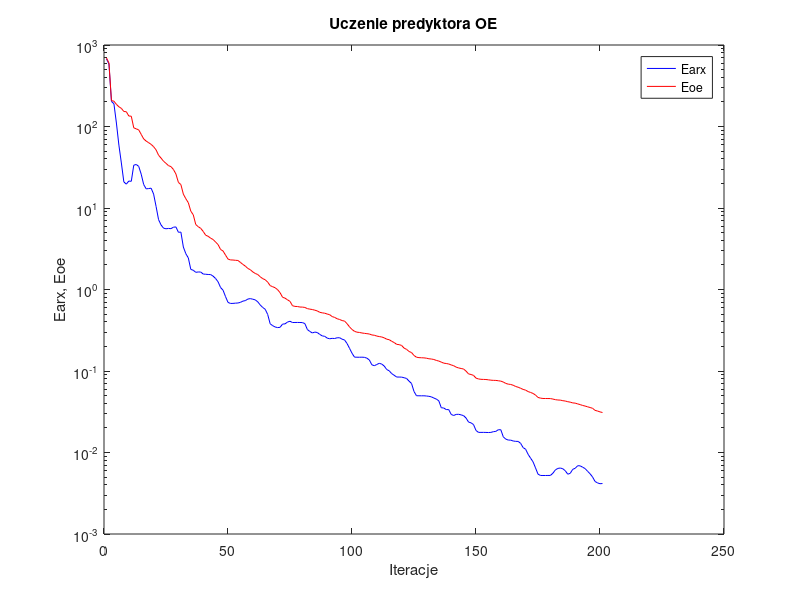
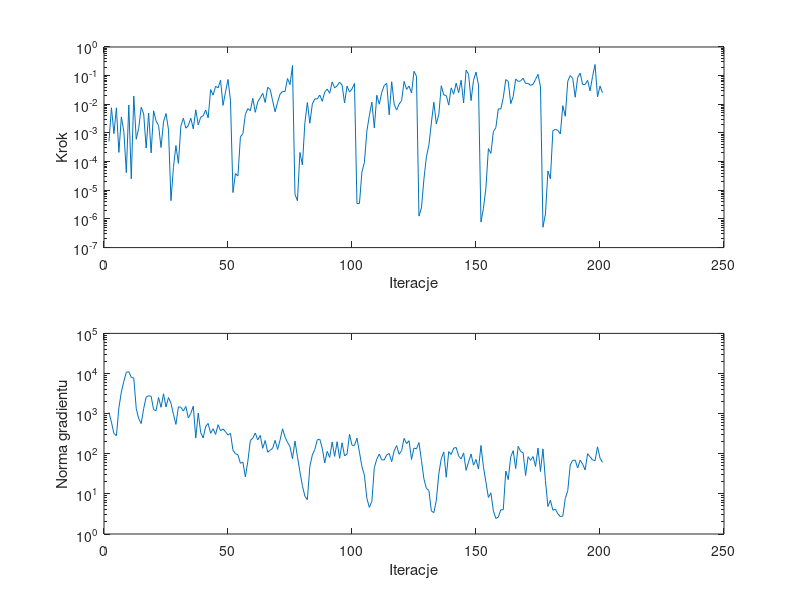

MATLAB code to generate these figures, in order:
%uczenie predyktora oe
clear all;
n=0; farx(n+1)=6.752989e+002; foe(n+1)=6.952020e+002; wspucz(n+1)=0.000000e+000; ng(n+1)=0.000000e+000;
%odnowa zmiennej metryki
n=1; farx(n+1)=5.847490e+002; foe(n+1)=6.013159e+002; krok(n+1)=5.100741e-004; ng(n+1)=1.068765e+003;
n=2; farx(n+1)=2.033054e+002; foe(n+1)=2.076473e+002; krok(n+1)=7.585473e-003; ng(n+1)=6.106665e+002;
n=3; farx(n+1)=1.902891e+002; foe(n+1)=2.045774e+002; krok(n+1)=9.489565e-004; ng(n+1)=3.200167e+002;
n=4; farx(n+1)=1.103215e+002; foe(n+1)=1.871428e+002; krok(n+1)=7.517453e-003; ng(n+1)=2.810311e+002;
n=5; farx(n+1)=5.916857e+001; foe(n+1)=1.745903e+002; krok(n+1)=2.093774e-004; ng(n+1)=1.405313e+003;
n=6; farx(n+1)=3.567381e+001; foe(n+1)=1.669338e+002; krok(n+1)=3.621201e-003; ng(n+1)=3.459344e+003;
n=7; farx(n+1)=2.089836e+001; foe(n+1)=1.527787e+002; krok(n+1)=1.111857e-003; ng(n+1)=6.390464e+003;
n=8; farx(n+1)=1.962761e+001; foe(n+1)=1.518583e+002; krok(n+1)=4.135969e-005; ng(n+1)=1.072862e+004;
n=9; farx(n+1)=2.141754e+001; foe(n+1)=1.345606e+002; krok(n+1)=9.476825e-003; ng(n+1)=1.113535e+004;
n=10; farx(n+1)=2.125717e+001; foe(n+1)=1.337494e+002; krok(n+1)=2.509886e-005; ng(n+1)=7.982218e+003;
n=11; farx(n+1)=3.353428e+001; foe(n+1)=9.626417e+001; krok(n+1)=1.946507e-002; ng(n+1)=7.722964e+003;
n=12; farx(n+1)=3.420488e+001; foe(n+1)=9.359934e+001; krok(n+1)=6.038301e-004; ng(n+1)=1.341470e+003;
n=13; farx(n+1)=3.240121e+001; foe(n+1)=9.086549e+001; krok(n+1)=1.476722e-003; ng(n+1)=7.464860e+002;
n=14; farx(n+1)=2.600330e+001; foe(n+1)=8.006823e+001; krok(n+1)=7.895309e-003; ng(n+1)=5.657220e+002;
n=15; farx(n+1)=1.940978e+001; foe(n+1)=7.041730e+001; krok(n+1)=4.615511e-003; ng(n+1)=1.340179e+003;
n=16; farx(n+1)=1.717828e+001; foe(n+1)=6.626066e+001; krok(n+1)=2.967298e-004; ng(n+1)=2.585611e+003;
n=17; farx(n+1)=1.732040e+001; foe(n+1)=6.330444e+001; krok(n+1)=4.892037e-003; ng(n+1)=2.793028e+003;
n=18; farx(n+1)=1.750731e+001; foe(n+1)=6.036117e+001; krok(n+1)=2.014683e-004; ng(n+1)=2.704054e+003;
n=19; farx(n+1)=1.483108e+001; foe(n+1)=5.652620e+001; krok(n+1)=5.945944e-003; ng(n+1)=1.254177e+003;
n=20; farx(n+1)=1.044364e+001; foe(n+1)=5.166210e+001; krok(n+1)=2.616629e-003; ng(n+1)=1.188400e+003;
n=21; farx(n+1)=7.197112e+000; foe(n+1)=4.444201e+001; krok(n+1)=1.810600e-003; ng(n+1)=2.525613e+003;
n=22; farx(n+1)=6.199329e+000; foe(n+1)=4.098080e+001; krok(n+1)=3.109358e-004; ng(n+1)=1.437056e+003;
n=23; farx(n+1)=5.657184e+000; foe(n+1)=3.750520e+001; krok(n+1)=2.426783e-003; ng(n+1)=3.120170e+003;
n=24; farx(n+1)=5.559460e+000; foe(n+1)=3.531917e+001; krok(n+1)=4.772940e-003; ng(n+1)=1.466550e+003;
n=25; farx(n+1)=5.614095e+000; foe(n+1)=3.310052e+001; krok(n+1)=1.317301e-003; ng(n+1)=2.516462e+003;
%odnowa zmiennej metryki
n=26; farx(n+1)=5.579535e+000; foe(n+1)=3.219751e+001; krok(n+1)=4.343193e-006; ng(n+1)=1.817774e+003;
n=27; farx(n+1)=5.816911e+000; foe(n+1)=2.970369e+001; krok(n+1)=6.350673e-005; ng(n+1)=9.577603e+002;
n=28; farx(n+1)=5.858316e+000; foe(n+1)=2.611790e+001; krok(n+1)=3.643472e-004; ng(n+1)=5.399864e+002;
n=29; farx(n+1)=5.037473e+000; foe(n+1)=2.062746e+001; krok(n+1)=8.669030e-005; ng(n+1)=1.477525e+003;
n=30; farx(n+1)=5.060301e+000; foe(n+1)=1.938154e+001; krok(n+1)=1.749592e-003; ng(n+1)=1.435860e+003;
n=31; farx(n+1)=3.317553e+000; foe(n+1)=1.478704e+001; krok(n+1)=3.286413e-003; ng(n+1)=1.163345e+003;
n=32; farx(n+1)=2.748271e+000; foe(n+1)=1.299094e+001; krok(n+1)=1.463096e-003; ng(n+1)=1.510385e+003;
n=33; farx(n+1)=2.439632e+000; foe(n+1)=1.162157e+001; krok(n+1)=1.812955e-003; ng(n+1)=7.840140e+002;
n=34; farx(n+1)=1.765336e+000; foe(n+1)=9.147333e+000; krok(n+1)=3.271540e-003; ng(n+1)=1.016352e+003;
n=35; farx(n+1)=1.722286e+000; foe(n+1)=8.245265e+000; krok(n+1)=1.389400e-003; ng(n+1)=1.533122e+003;
n=36; farx(n+1)=1.625137e+000; foe(n+1)=6.265502e+000; krok(n+1)=6.425309e-003; ng(n+1)=2.458527e+002;
n=37; farx(n+1)=1.641131e+000; foe(n+1)=5.894409e+000; krok(n+1)=1.908037e-003; ng(n+1)=1.034900e+003;
n=38; farx(n+1)=1.638512e+000; foe(n+1)=5.627234e+000; krok(n+1)=3.544051e-003; ng(n+1)=3.350438e+002;
n=39; farx(n+1)=1.547606e+000; foe(n+1)=5.157884e+000; krok(n+1)=3.965892e-003; ng(n+1)=2.473277e+002;
n=40; farx(n+1)=1.538753e+000; foe(n+1)=4.636333e+000; krok(n+1)=6.314847e-003; ng(n+1)=4.808200e+002;
n=41; farx(n+1)=1.528337e+000; foe(n+1)=4.495879e+000; krok(n+1)=3.378712e-003; ng(n+1)=5.705541e+002;
n=42; farx(n+1)=1.524750e+000; foe(n+1)=4.260285e+000; krok(n+1)=3.271756e-002; ng(n+1)=3.233710e+002;
n=43; farx(n+1)=1.458535e+000; foe(n+1)=4.106721e+000; krok(n+1)=2.085765e-002; ng(n+1)=4.199272e+002;
n=44; farx(n+1)=1.363878e+000; foe(n+1)=3.821969e+000; krok(n+1)=4.256083e-002; ng(n+1)=3.029185e+002;
n=45; farx(n+1)=1.242409e+000; foe(n+1)=3.556496e+000; krok(n+1)=3.750153e-002; ng(n+1)=5.298677e+002;
n=46; farx(n+1)=1.057688e+000; foe(n+1)=3.099788e+000; krok(n+1)=6.900644e-002; ng(n+1)=3.737978e+002;
n=47; farx(n+1)=9.804430e-001; foe(n+1)=2.969339e+000; krok(n+1)=9.195867e-003; ng(n+1)=4.149934e+002;
n=48; farx(n+1)=8.182579e-001; foe(n+1)=2.643146e+000; krok(n+1)=2.721013e-002; ng(n+1)=3.526403e+002;
n=49; farx(n+1)=6.945188e-001; foe(n+1)=2.362733e+000; krok(n+1)=7.377901e-002; ng(n+1)=2.921273e+002;
n=50; farx(n+1)=6.743858e-001; foe(n+1)=2.306730e+000; krok(n+1)=1.366429e-002; ng(n+1)=3.226850e+002;
%odnowa zmiennej metryki
n=51; farx(n+1)=6.754557e-001; foe(n+1)=2.300740e+000; krok(n+1)=8.329312e-006; ng(n+1)=1.223752e+002;
n=52; farx(n+1)=6.799531e-001; foe(n+1)=2.282003e+000; krok(n+1)=3.815579e-005; ng(n+1)=1.000020e+002;
n=53; farx(n+1)=6.830392e-001; foe(n+1)=2.271028e+000; krok(n+1)=3.136337e-005; ng(n+1)=9.438652e+001;
n=54; farx(n+1)=6.951533e-001; foe(n+1)=2.151312e+000; krok(n+1)=7.273797e-004; ng(n+1)=5.795448e+001;
n=55; farx(n+1)=7.201289e-001; foe(n+1)=2.031249e+000; krok(n+1)=9.413494e-004; ng(n+1)=6.190992e+001;
n=56; farx(n+1)=7.309716e-001; foe(n+1)=1.936229e+000; krok(n+1)=4.427789e-003; ng(n+1)=2.640962e+001;
n=57; farx(n+1)=7.635701e-001; foe(n+1)=1.812097e+000; krok(n+1)=7.099884e-003; ng(n+1)=6.485369e+001;
n=58; farx(n+1)=7.733263e-001; foe(n+1)=1.749559e+000; krok(n+1)=5.945944e-003; ng(n+1)=2.126689e+002;
n=59; farx(n+1)=7.600410e-001; foe(n+1)=1.642914e+000; krok(n+1)=1.618540e-002; ng(n+1)=2.464110e+002;
n=60; farx(n+1)=7.460611e-001; foe(n+1)=1.573845e+000; krok(n+1)=5.269205e-003; ng(n+1)=3.293744e+002;
n=61; farx(n+1)=7.057055e-001; foe(n+1)=1.525806e+000; krok(n+1)=1.226153e-002; ng(n+1)=2.217308e+002;
n=62; farx(n+1)=6.457802e-001; foe(n+1)=1.432320e+000; krok(n+1)=1.673711e-002; ng(n+1)=2.860152e+002;
n=63; farx(n+1)=6.018442e-001; foe(n+1)=1.359252e+000; krok(n+1)=2.428721e-002; ng(n+1)=1.366205e+002;
n=64; farx(n+1)=5.723547e-001; foe(n+1)=1.316918e+000; krok(n+1)=1.153579e-002; ng(n+1)=2.139766e+002;
n=65; farx(n+1)=4.940581e-001; foe(n+1)=1.231976e+000; krok(n+1)=3.931721e-002; ng(n+1)=1.094685e+002;
n=66; farx(n+1)=3.797383e-001; foe(n+1)=1.116509e+000; krok(n+1)=3.329740e-002; ng(n+1)=1.223515e+002;
n=67; farx(n+1)=3.601570e-001; foe(n+1)=1.082411e+000; krok(n+1)=1.321526e-002; ng(n+1)=1.369133e+002;
n=68; farx(n+1)=3.469811e-001; foe(n+1)=1.051021e+000; krok(n+1)=5.478088e-003; ng(n+1)=2.157922e+002;
n=69; farx(n+1)=3.409487e-001; foe(n+1)=9.950199e-001; krok(n+1)=1.183052e-002; ng(n+1)=1.282203e+002;
n=70; farx(n+1)=3.436458e-001; foe(n+1)=9.141024e-001; krok(n+1)=2.272818e-002; ng(n+1)=2.205477e+002;
n=71; farx(n+1)=3.762947e-001; foe(n+1)=8.028627e-001; krok(n+1)=2.803148e-002; ng(n+1)=4.191909e+002;
n=72; farx(n+1)=3.786158e-001; foe(n+1)=7.833147e-001; krok(n+1)=2.788265e-002; ng(n+1)=2.622428e+002;
n=73; farx(n+1)=3.989847e-001; foe(n+1)=7.467395e-001; krok(n+1)=7.923274e-002; ng(n+1)=1.914174e+002;
n=74; farx(n+1)=4.076676e-001; foe(n+1)=7.152037e-001; krok(n+1)=4.857442e-002; ng(n+1)=1.510127e+002;
n=75; farx(n+1)=3.934372e-001; foe(n+1)=6.326001e-001; krok(n+1)=2.250273e-001; ng(n+1)=7.518377e+001;
%odnowa zmiennej metryki
n=76; farx(n+1)=3.939788e-001; foe(n+1)=6.204148e-001; krok(n+1)=7.265431e-006; ng(n+1)=2.079930e+002;
n=77; farx(n+1)=3.942399e-001; foe(n+1)=6.183810e-001; krok(n+1)=4.316184e-006; ng(n+1)=8.450445e+001;
n=78; farx(n+1)=3.937576e-001; foe(n+1)=6.092240e-001; krok(n+1)=2.084136e-004; ng(n+1)=3.533320e+001;
n=79; farx(n+1)=3.928611e-001; foe(n+1)=6.084574e-001; krok(n+1)=7.657542e-005; ng(n+1)=1.595000e+001;
n=80; farx(n+1)=3.815901e-001; foe(n+1)=6.022199e-001; krok(n+1)=2.261309e-003; ng(n+1)=8.811042e+000;
n=81; farx(n+1)=3.228636e-001; foe(n+1)=5.825611e-001; krok(n+1)=1.153579e-002; ng(n+1)=7.170061e+000;
n=82; farx(n+1)=3.057782e-001; foe(n+1)=5.741506e-001; krok(n+1)=2.186130e-003; ng(n+1)=4.834411e+001;
n=83; farx(n+1)=2.930272e-001; foe(n+1)=5.681158e-001; krok(n+1)=1.019133e-002; ng(n+1)=9.297588e+001;
n=84; farx(n+1)=3.003448e-001; foe(n+1)=5.574356e-001; krok(n+1)=1.547432e-002; ng(n+1)=1.274943e+002;
n=85; farx(n+1)=2.966230e-001; foe(n+1)=5.462028e-001; krok(n+1)=1.540553e-002; ng(n+1)=2.226593e+002;
n=86; farx(n+1)=2.812922e-001; foe(n+1)=5.249442e-001; krok(n+1)=2.113198e-002; ng(n+1)=2.308698e+002;
n=87; farx(n+1)=2.695869e-001; foe(n+1)=5.171881e-001; krok(n+1)=1.269968e-002; ng(n+1)=1.380510e+002;
n=88; farx(n+1)=2.663406e-001; foe(n+1)=5.117268e-001; krok(n+1)=2.667694e-002; ng(n+1)=5.916226e+001;
n=89; farx(n+1)=2.532532e-001; foe(n+1)=5.002597e-001; krok(n+1)=3.413625e-002; ng(n+1)=1.151009e+002;
n=90; farx(n+1)=2.485508e-001; foe(n+1)=4.906614e-001; krok(n+1)=2.414071e-002; ng(n+1)=8.107865e+001;
n=91; farx(n+1)=2.515674e-001; foe(n+1)=4.656412e-001; krok(n+1)=6.045742e-002; ng(n+1)=1.958416e+002;
n=92; farx(n+1)=2.504308e-001; foe(n+1)=4.545346e-001; krok(n+1)=3.751412e-002; ng(n+1)=8.587519e+001;
n=93; farx(n+1)=2.555901e-001; foe(n+1)=4.379147e-001; krok(n+1)=4.382471e-002; ng(n+1)=1.994421e+002;
n=94; farx(n+1)=2.560582e-001; foe(n+1)=4.286352e-001; krok(n+1)=5.934607e-002; ng(n+1)=7.703948e+001;
n=95; farx(n+1)=2.457861e-001; foe(n+1)=4.158715e-001; krok(n+1)=4.663036e-002; ng(n+1)=1.877108e+002;
n=96; farx(n+1)=2.402938e-001; foe(n+1)=4.097891e-001; krok(n+1)=1.111520e-002; ng(n+1)=8.835452e+001;
n=97; farx(n+1)=2.175436e-001; foe(n+1)=3.807787e-001; krok(n+1)=4.331299e-002; ng(n+1)=9.828204e+001;
n=98; farx(n+1)=1.898045e-001; foe(n+1)=3.478070e-001; krok(n+1)=2.674687e-002; ng(n+1)=3.051381e+002;
n=99; farx(n+1)=1.653020e-001; foe(n+1)=3.234197e-001; krok(n+1)=3.450322e-002; ng(n+1)=1.641558e+002;
n=100; farx(n+1)=1.480047e-001; foe(n+1)=3.067596e-001; krok(n+1)=5.335388e-002; ng(n+1)=1.609119e+002;
%odnowa zmiennej metryki
n=101; farx(n+1)=1.476503e-001; foe(n+1)=2.994953e-001; krok(n+1)=3.400700e-006; ng(n+1)=2.449687e+002;
n=102; farx(n+1)=1.474798e-001; foe(n+1)=2.971389e-001; krok(n+1)=3.462539e-006; ng(n+1)=1.096746e+002;
n=103; farx(n+1)=1.477954e-001; foe(n+1)=2.927362e-001; krok(n+1)=4.334515e-005; ng(n+1)=4.781072e+001;
n=104; farx(n+1)=1.471040e-001; foe(n+1)=2.898118e-001; krok(n+1)=9.371042e-005; ng(n+1)=2.926625e+001;
n=105; farx(n+1)=1.437378e-001; foe(n+1)=2.872900e-001; krok(n+1)=1.179900e-003; ng(n+1)=7.730823e+000;
n=106; farx(n+1)=1.365227e-001; foe(n+1)=2.842863e-001; krok(n+1)=4.080593e-003; ng(n+1)=4.592807e+000;
n=107; farx(n+1)=1.191629e-001; foe(n+1)=2.768671e-001; krok(n+1)=1.189399e-002; ng(n+1)=6.477184e+000;
n=108; farx(n+1)=1.161663e-001; foe(n+1)=2.745715e-001; krok(n+1)=1.499367e-003; ng(n+1)=4.508809e+001;
n=109; farx(n+1)=1.201849e-001; foe(n+1)=2.682446e-001; krok(n+1)=2.069003e-002; ng(n+1)=7.362615e+001;
n=110; farx(n+1)=1.243369e-001; foe(n+1)=2.646116e-001; krok(n+1)=1.007731e-002; ng(n+1)=9.821632e+001;
n=111; farx(n+1)=1.215378e-001; foe(n+1)=2.613793e-001; krok(n+1)=2.606552e-002; ng(n+1)=7.048098e+001;
n=112; farx(n+1)=1.150357e-001; foe(n+1)=2.551589e-001; krok(n+1)=4.544795e-002; ng(n+1)=7.021607e+001;
n=113; farx(n+1)=1.042484e-001; foe(n+1)=2.456095e-001; krok(n+1)=5.335388e-002; ng(n+1)=9.391594e+001;
n=114; farx(n+1)=1.005833e-001; foe(n+1)=2.422548e-001; krok(n+1)=4.282689e-003; ng(n+1)=1.018120e+002;
n=115; farx(n+1)=9.294384e-002; foe(n+1)=2.315178e-001; krok(n+1)=6.128758e-002; ng(n+1)=6.334787e+001;
n=116; farx(n+1)=8.864066e-002; foe(n+1)=2.235098e-001; krok(n+1)=1.007731e-002; ng(n+1)=1.181478e+002;
n=117; farx(n+1)=8.435406e-002; foe(n+1)=2.123764e-001; krok(n+1)=6.283621e-003; ng(n+1)=1.601619e+002;
n=118; farx(n+1)=8.429417e-002; foe(n+1)=2.105890e-001; krok(n+1)=1.021537e-002; ng(n+1)=9.709431e+001;
n=119; farx(n+1)=8.413704e-002; foe(n+1)=2.059369e-001; krok(n+1)=1.333847e-002; ng(n+1)=1.193079e+002;
n=120; farx(n+1)=8.268235e-002; foe(n+1)=1.909637e-001; krok(n+1)=6.306675e-002; ng(n+1)=2.420502e+002;
n=121; farx(n+1)=8.102681e-002; foe(n+1)=1.842718e-001; krok(n+1)=3.320390e-002; ng(n+1)=1.791299e+002;
n=122; farx(n+1)=7.509191e-002; foe(n+1)=1.736263e-001; krok(n+1)=4.356626e-002; ng(n+1)=2.119429e+002;
n=123; farx(n+1)=7.036923e-002; foe(n+1)=1.684456e-001; krok(n+1)=2.476948e-002; ng(n+1)=7.208528e+001;
n=124; farx(n+1)=5.607540e-002; foe(n+1)=1.550813e-001; krok(n+1)=1.423907e-001; ng(n+1)=1.388189e+002;
n=125; farx(n+1)=4.970204e-002; foe(n+1)=1.476252e-001; krok(n+1)=9.515193e-002; ng(n+1)=1.329852e+002;
%odnowa zmiennej metryki
n=126; farx(n+1)=4.965631e-002; foe(n+1)=1.459010e-001; krok(n+1)=1.256299e-006; ng(n+1)=1.899483e+002;
n=127; farx(n+1)=4.961510e-002; foe(n+1)=1.453912e-001; krok(n+1)=2.441629e-006; ng(n+1)=6.786633e+001;
n=128; farx(n+1)=4.964994e-002; foe(n+1)=1.449202e-001; krok(n+1)=2.443486e-005; ng(n+1)=2.366814e+001;
n=129; farx(n+1)=4.935502e-002; foe(n+1)=1.436437e-001; krok(n+1)=1.472618e-004; ng(n+1)=1.361518e+001;
n=130; farx(n+1)=4.891684e-002; foe(n+1)=1.413082e-001; krok(n+1)=3.748417e-004; ng(n+1)=1.222613e+001;
n=131; farx(n+1)=4.818169e-002; foe(n+1)=1.403459e-001; krok(n+1)=2.223715e-003; ng(n+1)=3.748597e+000;
n=132; farx(n+1)=4.657534e-002; foe(n+1)=1.384293e-001; krok(n+1)=1.183052e-002; ng(n+1)=3.411380e+000;
n=133; farx(n+1)=4.524295e-002; foe(n+1)=1.348863e-001; krok(n+1)=2.075244e-003; ng(n+1)=6.908423e+000;
n=134; farx(n+1)=4.306971e-002; foe(n+1)=1.324401e-001; krok(n+1)=4.438029e-003; ng(n+1)=3.145700e+001;
n=135; farx(n+1)=3.541749e-002; foe(n+1)=1.285949e-001; krok(n+1)=4.438543e-002; ng(n+1)=7.601088e+001;
n=136; farx(n+1)=3.515491e-002; foe(n+1)=1.247914e-001; krok(n+1)=2.109093e-002; ng(n+1)=1.111260e+002;
n=137; farx(n+1)=3.362500e-002; foe(n+1)=1.236295e-001; krok(n+1)=2.043074e-002; ng(n+1)=2.602467e+001;
n=138; farx(n+1)=3.361312e-002; foe(n+1)=1.218592e-001; krok(n+1)=9.358895e-003; ng(n+1)=1.129692e+002;
n=139; farx(n+1)=2.932055e-002; foe(n+1)=1.187308e-001; krok(n+1)=3.762076e-002; ng(n+1)=9.611147e+001;
n=140; farx(n+1)=2.845127e-002; foe(n+1)=1.160852e-001; krok(n+1)=2.243330e-002; ng(n+1)=1.383345e+002;
n=141; farx(n+1)=2.935772e-002; foe(n+1)=1.115637e-001; krok(n+1)=5.514490e-002; ng(n+1)=1.435724e+002;
n=142; farx(n+1)=2.941893e-002; foe(n+1)=1.090338e-001; krok(n+1)=2.527804e-002; ng(n+1)=8.859203e+001;
n=143; farx(n+1)=2.895967e-002; foe(n+1)=1.073423e-001; krok(n+1)=6.918848e-002; ng(n+1)=7.370833e+001;
n=144; farx(n+1)=2.832229e-002; foe(n+1)=1.057799e-001; krok(n+1)=1.109636e-002; ng(n+1)=1.050018e+002;
n=145; farx(n+1)=2.645852e-002; foe(n+1)=9.947775e-002; krok(n+1)=1.557206e-001; ng(n+1)=3.868595e+001;
n=146; farx(n+1)=2.361862e-002; foe(n+1)=9.210715e-002; krok(n+1)=1.120145e-001; ng(n+1)=6.252585e+001;
n=147; farx(n+1)=2.311374e-002; foe(n+1)=9.060583e-002; krok(n+1)=1.345452e-002; ng(n+1)=9.874422e+001;
n=148; farx(n+1)=2.202217e-002; foe(n+1)=8.833321e-002; krok(n+1)=6.900644e-002; ng(n+1)=5.172425e+001;
n=149; farx(n+1)=1.863160e-002; foe(n+1)=8.177781e-002; krok(n+1)=1.328156e-001; ng(n+1)=7.217749e+001;
n=150; farx(n+1)=1.765167e-002; foe(n+1)=7.992889e-002; krok(n+1)=4.769382e-002; ng(n+1)=4.159705e+001;
%odnowa zmiennej metryki
n=151; farx(n+1)=1.765162e-002; foe(n+1)=7.905437e-002; krok(n+1)=7.756137e-007; ng(n+1)=1.612469e+002;
n=152; farx(n+1)=1.765836e-002; foe(n+1)=7.885887e-002; krok(n+1)=2.343927e-006; ng(n+1)=4.721397e+001;
n=153; farx(n+1)=1.763186e-002; foe(n+1)=7.864139e-002; krok(n+1)=1.209645e-005; ng(n+1)=1.953014e+001;
n=154; farx(n+1)=1.758722e-002; foe(n+1)=7.795019e-002; krok(n+1)=2.852289e-004; ng(n+1)=8.121535e+000;
n=155; farx(n+1)=1.764672e-002; foe(n+1)=7.718490e-002; krok(n+1)=1.935115e-004; ng(n+1)=1.059580e+001;
n=156; farx(n+1)=1.800903e-002; foe(n+1)=7.678400e-002; krok(n+1)=1.109421e-003; ng(n+1)=3.780318e+000;
n=157; farx(n+1)=1.816095e-002; foe(n+1)=7.665560e-002; krok(n+1)=1.532691e-003; ng(n+1)=2.445588e+000;
n=158; farx(n+1)=1.902876e-002; foe(n+1)=7.593446e-002; krok(n+1)=6.970444e-003; ng(n+1)=2.632866e+000;
n=159; farx(n+1)=1.902995e-002; foe(n+1)=7.511103e-002; krok(n+1)=6.819101e-003; ng(n+1)=4.029060e+000;
n=160; farx(n+1)=1.557799e-002; foe(n+1)=7.327359e-002; krok(n+1)=1.706649e-002; ng(n+1)=4.021291e+000;
n=161; farx(n+1)=1.460121e-002; foe(n+1)=7.045407e-002; krok(n+1)=7.280720e-002; ng(n+1)=3.718058e+001;
n=162; farx(n+1)=1.421956e-002; foe(n+1)=6.898390e-002; krok(n+1)=6.306675e-002; ng(n+1)=2.272838e+001;
n=163; farx(n+1)=1.417503e-002; foe(n+1)=6.839445e-002; krok(n+1)=1.053841e-002; ng(n+1)=8.362916e+001;
n=164; farx(n+1)=1.384405e-002; foe(n+1)=6.683831e-002; krok(n+1)=1.863402e-002; ng(n+1)=1.193501e+002;
n=165; farx(n+1)=1.370011e-002; foe(n+1)=6.456038e-002; krok(n+1)=7.644254e-002; ng(n+1)=4.272860e+001;
n=166; farx(n+1)=1.368532e-002; foe(n+1)=6.322717e-002; krok(n+1)=6.288276e-002; ng(n+1)=1.533456e+002;
n=167; farx(n+1)=1.294531e-002; foe(n+1)=6.137041e-002; krok(n+1)=6.544743e-002; ng(n+1)=1.140663e+002;
n=168; farx(n+1)=1.147980e-002; foe(n+1)=5.946294e-002; krok(n+1)=8.097460e-002; ng(n+1)=1.056788e+002;
n=169; farx(n+1)=1.097568e-002; foe(n+1)=5.824887e-002; krok(n+1)=5.335388e-002; ng(n+1)=2.876238e+001;
n=170; farx(n+1)=9.508168e-003; foe(n+1)=5.596989e-002; krok(n+1)=5.381807e-002; ng(n+1)=8.449612e+001;
n=171; farx(n+1)=8.530150e-003; foe(n+1)=5.453324e-002; krok(n+1)=4.568872e-002; ng(n+1)=6.847047e+001;
n=172; farx(n+1)=7.686988e-003; foe(n+1)=5.306887e-002; krok(n+1)=4.978790e-002; ng(n+1)=8.516277e+001;
n=173; farx(n+1)=6.470785e-003; foe(n+1)=5.065130e-002; krok(n+1)=7.414397e-002; ng(n+1)=4.815282e+001;
n=174; farx(n+1)=5.425852e-003; foe(n+1)=4.739445e-002; krok(n+1)=1.110632e-001; ng(n+1)=1.392357e+002;
n=175; farx(n+1)=5.225572e-003; foe(n+1)=4.647435e-002; krok(n+1)=4.077788e-002; ng(n+1)=3.610196e+001;
%odnowa zmiennej metryki
n=176; farx(n+1)=5.223035e-003; foe(n+1)=4.600710e-002; krok(n+1)=5.137352e-007; ng(n+1)=1.322563e+002;
n=177; farx(n+1)=5.222023e-003; foe(n+1)=4.598224e-002; krok(n+1)=1.489253e-006; ng(n+1)=2.129983e+001;
n=178; farx(n+1)=5.227978e-003; foe(n+1)=4.594321e-002; krok(n+1)=4.702476e-005; ng(n+1)=4.847090e+000;
n=179; farx(n+1)=5.232404e-003; foe(n+1)=4.589832e-002; krok(n+1)=2.519594e-005; ng(n+1)=6.959182e+000;
n=180; farx(n+1)=5.565751e-003; foe(n+1)=4.526825e-002; krok(n+1)=1.207660e-003; ng(n+1)=3.907366e+000;
n=181; farx(n+1)=6.114252e-003; foe(n+1)=4.450246e-002; krok(n+1)=1.342085e-003; ng(n+1)=4.166260e+000;
n=182; farx(n+1)=6.380268e-003; foe(n+1)=4.407590e-002; krok(n+1)=1.220985e-003; ng(n+1)=3.195514e+000;
n=183; farx(n+1)=6.449779e-003; foe(n+1)=4.393777e-002; krok(n+1)=9.247269e-004; ng(n+1)=2.711244e+000;
n=184; farx(n+1)=6.320030e-003; foe(n+1)=4.322665e-002; krok(n+1)=8.966852e-003; ng(n+1)=2.795657e+000;
n=185; farx(n+1)=5.969182e-003; foe(n+1)=4.281059e-002; krok(n+1)=3.831275e-003; ng(n+1)=7.693923e+000;
n=186; farx(n+1)=5.418196e-003; foe(n+1)=4.200863e-002; krok(n+1)=6.385486e-002; ng(n+1)=1.210692e+001;
n=187; farx(n+1)=5.556300e-003; foe(n+1)=4.147760e-002; krok(n+1)=1.005379e-001; ng(n+1)=5.292095e+001;
n=188; farx(n+1)=6.215494e-003; foe(n+1)=4.060379e-002; krok(n+1)=8.044705e-002; ng(n+1)=6.866866e+001;
n=189; farx(n+1)=6.407979e-003; foe(n+1)=4.034578e-002; krok(n+1)=1.767909e-002; ng(n+1)=6.947538e+001;
n=190; farx(n+1)=6.885543e-003; foe(n+1)=3.947639e-002; krok(n+1)=8.662598e-002; ng(n+1)=4.404311e+001;
n=191; farx(n+1)=6.859973e-003; foe(n+1)=3.870216e-002; krok(n+1)=1.221144e-001; ng(n+1)=6.970017e+001;
n=192; farx(n+1)=6.603237e-003; foe(n+1)=3.777243e-002; krok(n+1)=4.904612e-002; ng(n+1)=5.517565e+001;
n=193; farx(n+1)=6.347028e-003; foe(n+1)=3.715917e-002; krok(n+1)=4.904612e-002; ng(n+1)=3.946067e+001;
n=194; farx(n+1)=5.880603e-003; foe(n+1)=3.636130e-002; krok(n+1)=6.852302e-002; ng(n+1)=1.003199e+002;
n=195; farx(n+1)=5.479636e-003; foe(n+1)=3.565303e-002; krok(n+1)=2.928765e-002; ng(n+1)=8.427618e+001;
n=196; farx(n+1)=5.006844e-003; foe(n+1)=3.487425e-002; krok(n+1)=9.431389e-002; ng(n+1)=7.036664e+001;
n=197; farx(n+1)=4.412829e-003; foe(n+1)=3.289237e-002; krok(n+1)=2.442288e-001; ng(n+1)=6.733157e+001;
n=198; farx(n+1)=4.234876e-003; foe(n+1)=3.227492e-002; krok(n+1)=1.815807e-002; ng(n+1)=1.493189e+002;
n=199; farx(n+1)=4.140772e-003; foe(n+1)=3.149751e-002; krok(n+1)=4.331299e-002; ng(n+1)=7.847790e+001;
n=200; farx(n+1)=4.162171e-003; foe(n+1)=3.095646e-002; krok(n+1)=2.502768e-002; ng(n+1)=6.134531e+001;

figure; semilogy(farx,'b'); hold on; semilogy(foe,'r'); xlabel('Iteracje'); ylabel('Earx, Eoe'); legend('Earx','Eoe'); title('Uczenie predyktora OE');
figure; subplot(2,1,1); semilogy(krok); xlabel('Iteracje'); ylabel('Krok');
subplot(2,1,2); semilogy(ng); xlabel('Iteracje'); ylabel('Norma gradientu');
Earx=farx(n+1)
Eoe=foe(n+1)
